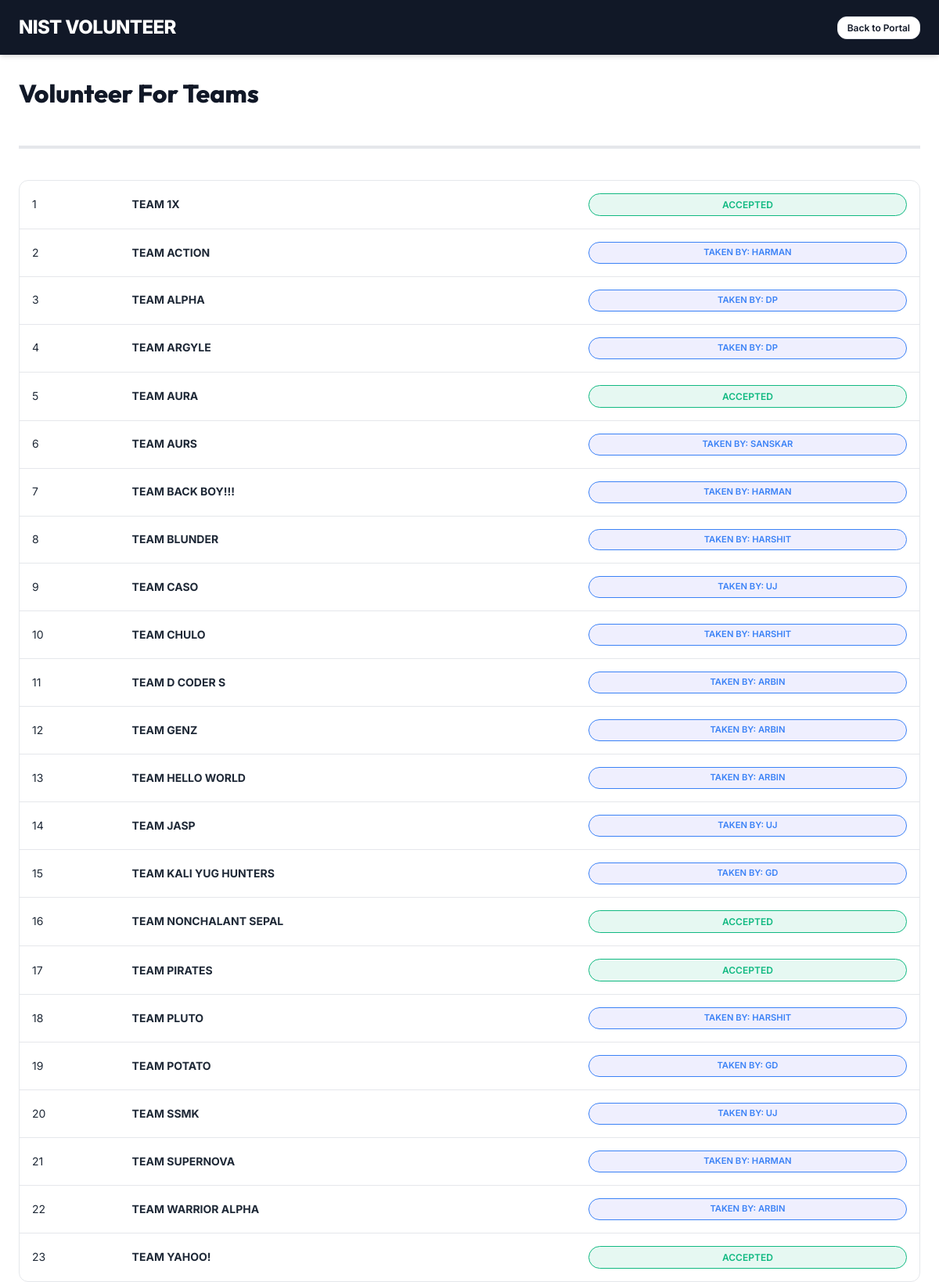
Page /request_assignment.php (signed in) on the committed database.
### tables this page shows
CREATE TABLE `c_debug_teams` (
  `id` int(11) NOT NULL,
  `team_name` varchar(100) DEFAULT NULL,
  `laptop` enum('Yes','No') DEFAULT NULL,
  `easy_solved` int(11) DEFAULT 0,
  `intermediate_solved` int(11) DEFAULT 0,
  `hard_solved` int(11) DEFAULT 0,
  `marks` float DEFAULT 0,
  `scored_by_id` int(11) DEFAULT NULL,
  `timer_status` enum('not_started','running','stopped') DEFAULT 'not_started',
  `start_time` datetime DEFAULT NULL,
  `end_time` datetime DEFAULT NULL,
  `stopped_by_id` int(11) DEFAULT NULL,
  `attendance` tinyint(1) DEFAULT 0,
  `attendance_updated_by_id` int(11) DEFAULT NULL
);

### request_assignment.php (the view, shortened to what this page needs)
<?php
require_once 'db.php';
$volunteer_id = $_SESSION['admin_id'];
$sql = "SELECT id, team_name FROM c_debug_teams ORDER BY team_name ASC";
$teams = $conn->query($sql);
$my_assignments = [];
$res = $conn->query("SELECT team_id, status FROM volunteer_assignments WHERE volunteer_id = $volunteer_id");
while ($row = $res->fetch_assoc()) $my_assignments[$row['team_id']] = $row['status'];
$all_assignments = [];
$res2 = $conn->query("SELECT a.team_id, a.status, v.username as volunteer_name
                      FROM volunteer_assignments a
                      JOIN admin v ON a.volunteer_id = v.id
                      WHERE a.status = 'accepted'");
while ($row = $res2->fetch_assoc()) $all_assignments[$row['team_id']] = $row['volunteer_name'];
?>
<!DOCTYPE html>
<html lang="en">
<head>
    <link rel="stylesheet" href="style.css">
</head>
<body>
    <nav class="navbar">
        <div class="container">
            <a href="index.php" class="navbar-brand">NIST VOLUNTEER</a>
            <a href="index.php" class="btn btn-secondary" style="padding:4px 12px; font-size:0.75rem;">Back to Portal</a>
        </div>
    </nav>
    <div class="container mt-4">
        <div style="display:flex; justify-content:space-between; align-items:center; margin-bottom:2.5rem; border-bottom:4px solid var(--border); padding-bottom:1rem;">
            <h1>Volunteer For Teams</h1>
        </div>
        <div class="table-responsive">
            <table class="table-stackable">
                <tbody>
                    <?php $sn = 1;
                    while ($t = $teams->fetch_assoc()): ?>
                        <tr data-team-id="<?php echo $t['id']; ?>">
                            <td data-label="SN"><?php echo $sn++; ?></td>
                            <td data-label="Team" style="font-weight:700; text-transform:uppercase;"><?php echo htmlspecialchars($t['team_name']); ?></td>
                            <td data-label="Status" style="text-align:center;" class="status-cell">
                                <?php if (isset($my_assignments[$t['id']])): ?>
                                    <div style="display:flex; flex-direction:column; gap:8px;">
                                        <div class="badge" style="background:<?php echo $my_assignments[$t['id']] === 'accepted' ? 'rgba(16,185,129,0.1)' : 'rgba(245,158,11,0.1)'; ?>; color:<?php echo $my_assignments[$t['id']] === 'accepted' ? 'var(--secondary)' : 'var(--warning)'; ?>; border:1px solid <?php echo $my_assignments[$t['id']] === 'accepted' ? 'var(--secondary)' : 'var(--warning)'; ?>;">
                                            <?php echo strtoupper($my_assignments[$t['id']]); ?>
                                        </div>
                                    </div>
                                <?php elseif (isset($all_assignments[$t['id']])): ?>
                                    <div class="badge" style="background:rgba(99,102,241,0.1); color:var(--info); border:1px solid var(--info); font-size:0.7rem;">
                                        TAKEN BY: <?php echo htmlspecialchars($all_assignments[$t['id']]); ?>
                                    </div>
                                <?php endif; ?>
                            </td>
                        </tr>
                    <?php endwhile; ?>
                </tbody>
            </table>
        </div>
    </div>
</body>
</html>

### style.css (style rules this page uses)
:root { --primary: #4f46e5; --primary-hover: #4338ca; --secondary: #10b981; --danger: #ef4444; --warning: #f59e0b; --info: #3b82f6; --bg-main: #ffffff; --bg-card: #ffffff; --text-main: #111827; --text-muted: #6b7280; --border: #e5e7eb; --radius: 12px; --black: #000000; --white: #ffffff; --gray-50: #f9fafb; --gray-100: #f3f4f6; --gray-200: #e5e7eb; --gray-300: #d1d5db; --gray-700: #374151; --shadow-sm: 0 1px 2px 0 rgba(0, 0, 0, 0.05); --shadow: 0 4px 6px -1px rgba(0, 0, 0, 0.1), 0 2px 4px -1px rgba(0, 0, 0, 0.06); --shadow-lg: 0 10px 15px -3px rgba(0, 0, 0, 0.1), 0 4px 6px -2px rgba(0, 0, 0, 0.05); --container-width: 1280px; }
* { margin: 0; padding: 0; box-sizing: border-box; }
body { font-family: 'Inter', system-ui, -apple-system, sans-serif; background-color: var(--bg-main); color: var(--text-main); line-height: 1.6; -webkit-font-smoothing: antialiased; overflow-x: hidden; }
h1, h2, h3 { font-family: 'Outfit', sans-serif; font-weight: 800; color: var(--text-main); margin-bottom: 1.5rem; }
.container { width: 100%; max-width: 1540px; margin: 0 auto; padding: 0 1.5rem; }
.navbar { background: #111827; padding: 1rem 0; color: var(--white); position: sticky; top: 0; z-index: 1000; box-shadow: var(--shadow); }
.navbar .container { display: flex; justify-content: space-between; align-items: center; }
.navbar-brand { font-size: 1.5rem; font-weight: 800; text-decoration: none; color: var(--white); letter-spacing: -0.025em; display: flex; align-items: center; gap: 0.5rem; }
.btn { display: inline-flex; align-items: center; justify-content: center; padding: 0.625rem 1.25rem; border-radius: var(--radius); font-weight: 600; font-size: 0.875rem; cursor: pointer; transition: all 0.2s cubic-bezier(0.4, 0, 0.2, 1); text-decoration: none; border: 1px solid transparent; gap: 0.5rem; }
.btn-secondary { background: var(--white); color: var(--text-main); border-color: var(--gray-200); }
.table-responsive { overflow-x: auto; border-radius: var(--radius); border: 1px solid var(--border); background: white; }
table { width: 100%; border-collapse: collapse; }
td { padding: 1rem; border-bottom: 1px solid var(--border); font-size: 0.875rem; color: #1f2937; }
tr:last-child td { border-bottom: none; }
.badge { padding: 0.25rem 0.625rem; border-radius: 9999px; font-size: 0.75rem; font-weight: 600; text-transform: uppercase; }
.mt-4 { margin-top: 1.5rem; }

### rows in the picture
c_debug_teams: team_name "TEAM 1X", id "ACCEPTED"
c_debug_teams: team_name "TEAM ACTION", id "HARMAN"
c_debug_teams: team_name "TEAM ALPHA", id "DP"
c_debug_teams: team_name "TEAM ARGYLE", id "DP"
c_debug_teams: team_name "TEAM AURA", id "ACCEPTED"
c_debug_teams: team_name "TEAM AURS", id "SANSKAR"
c_debug_teams: team_name "TEAM BACK BOY!!!", id "HARMAN"
c_debug_teams: team_name "TEAM BLUNDER", id "HARSHIT"
c_debug_teams: team_name "TEAM CASO", id "UJ"
c_debug_teams: team_name "TEAM CHULO", id "HARSHIT"
c_debug_teams: team_name "TEAM D CODER S", id "ARBIN"
c_debug_teams: team_name "TEAM GENZ", id "ARBIN"
c_debug_teams: team_name "TEAM HELLO WORLD", id "ARBIN"
c_debug_teams: team_name "TEAM JASP", id "UJ"
c_debug_teams: team_name "TEAM KALI YUG HUNTERS", id "GD"
c_debug_teams: team_name "TEAM NONCHALANT SEPAL", id "ACCEPTED"
c_debug_teams: team_name "TEAM PIRATES", id "ACCEPTED"
c_debug_teams: team_name "TEAM PLUTO", id "HARSHIT"
c_debug_teams: team_name "TEAM POTATO", id "GD"
c_debug_teams: team_name "TEAM SSMK", id "UJ"
c_debug_teams: team_name "TEAM SUPERNOVA", id "HARMAN"
c_debug_teams: team_name "TEAM WARRIOR ALPHA", id "ARBIN"
c_debug_teams: team_name "TEAM YAHOO!", id "ACCEPTED"
